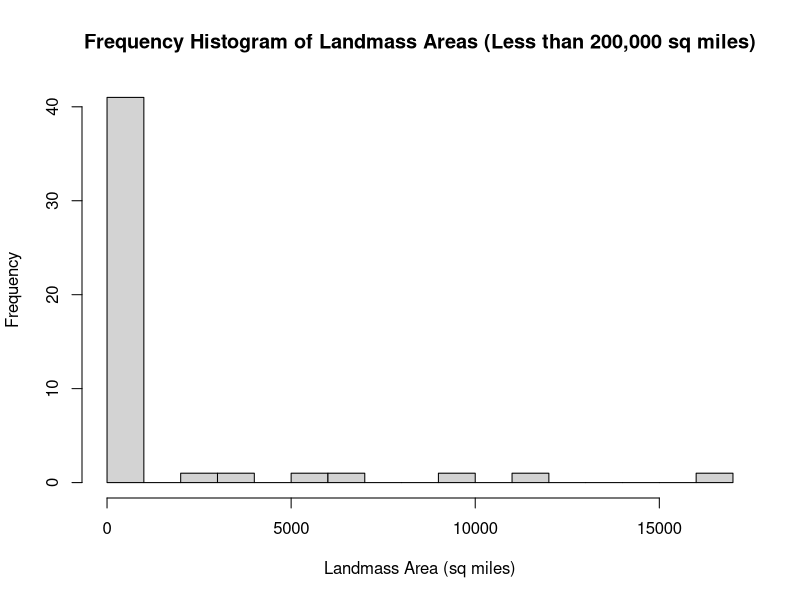
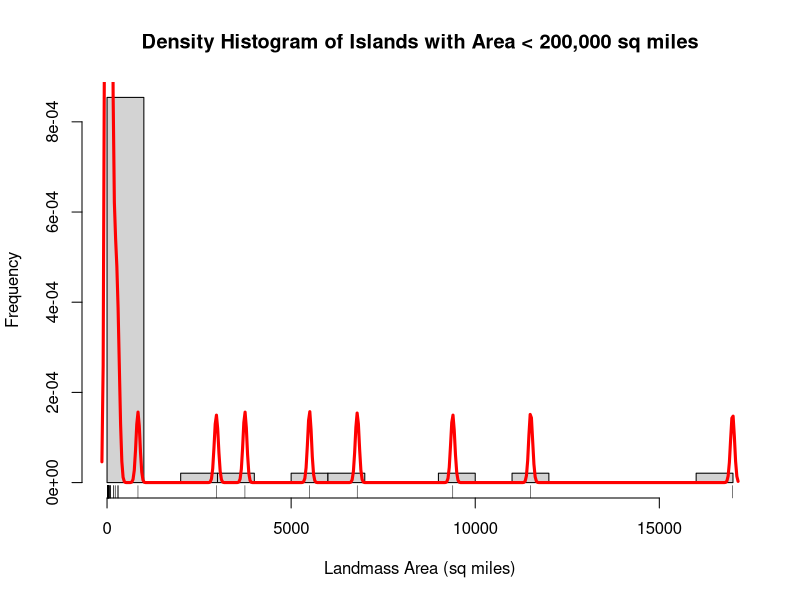

R code for these plots, in order:
library(datasets)
help(islands)
str(islands)
head(islands)

# Create a data frame from the provided values
landmass_data = data.frame(Region = names(islands), LandmassArea = as.numeric(islands))

# Filter data for landmass areas less than 200,000 sq miles
small_landmass_data = subset(landmass_data, LandmassArea < 200000)

less = small_landmass_data$LandmassArea
# Create a histogram
hist(less, breaks = 20, 
     main = "Frequency Histogram of Landmass Areas (Less than 200,000 sq miles)",
     xlab = "Landmass Area (sq miles)", ylab = "Frequency")


hist(less, breaks = 20, freq = FALSE,
     main = "Density Histogram of Islands with Area < 200,000 sq miles",
     xlab = "Landmass Area (sq miles)", ylab = "Frequency")

kde <- density(less)
lines(kde, col = "red", lwd = 3)

rug(less)

